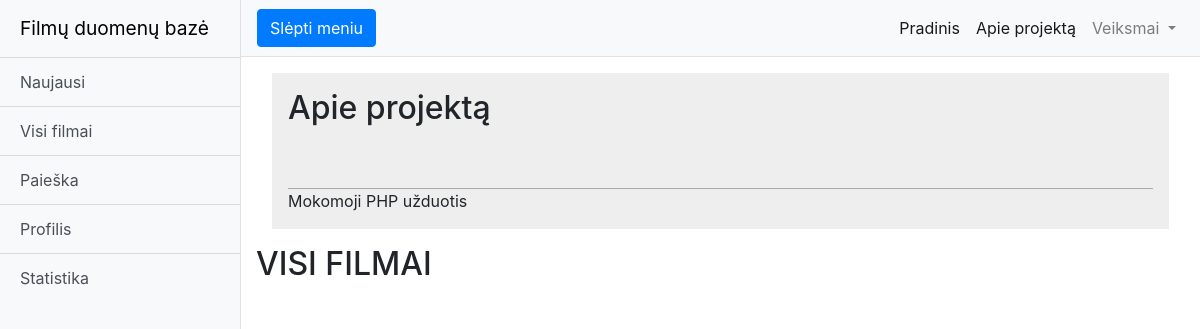
/?page=all, run on an earlier commit of the app's database.
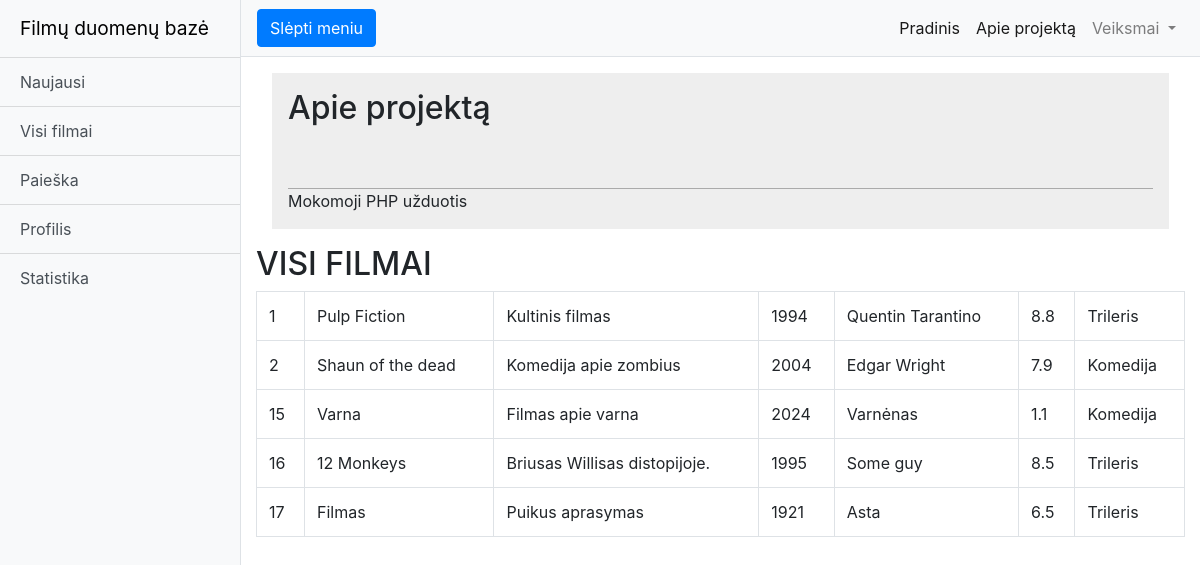
And on a later commit of the database.
### tables this page shows
CREATE TABLE `movies` (
  `id` int(11) NOT NULL,
  `title` varchar(255) DEFAULT NULL,
  `description` varchar(255) DEFAULT NULL,
  `director` varchar(100) DEFAULT NULL,
  `year` varchar(45) DEFAULT NULL,
  `imdb` decimal(2,1) DEFAULT NULL,
  `genre_id` int(11) DEFAULT NULL
);

CREATE TABLE `genres` (
  `id` int(11) NOT NULL,
  `genre_name` varchar(100) NOT NULL
);

### index.php (called while the page is built, shortened)
<?php
include "inc/links.php";
require_once "templates/".ACTIVE_TEMPLATE."/index.view.php";

### inc/links.php (called while the page is built)
<?php
$menus = [
    "mainNavigation" => [
        "newest" => "Naujausi",
        "all" => "Visi filmai",
        "search" => "Paieška",
        "profile" => "Profilis",
        "statistics" => "Statistika"
        ],
    "sideNavigation" => [
        "/" => "Pradinis",
        "about" => "Apie projektą",
        "controls" => [
            "categoryControl" => "Kategorijų valdymas",
            "add" => "Pridėti filmą",
            "movieControl" => "Filmų valdymas",
            "logOf" => "Atsijungti"
            ]
    ]
];

### templates/main/pages/all_movie.page.php (the view)
<h2>VISI FILMAI</h2>
<?php
try {
    if ($conn) {
        $stmt = $conn->query("SELECT movies.id, title, description, year, director, imdb, genre_name
                                        FROM movies
                                        JOIN genres ON movies.genre_id = genres.id");
        $movies = $stmt->fetchAll();
    }
} catch (PDOException $e) {
    echo $e->getMessage();
}
?>
<table class="table table-bordered">
  <tr>
    <?php foreach ($movies as $movie): ?>
      <tr>
        <td><?= $movie["id"] ?></td>
        <td><?= ucfirst($movie["title"]) ?></td>
        <td><?= ucfirst($movie["description"]) ?></td>
        <td><?= ucfirst($movie["year"]) ?></td>
        <td><?= ucfirst($movie["director"]) ?></td>
        <td><?= $movie["imdb"] ?></td>
        <td><?= ucfirst($movie["genre_name"]) ?></td>
      </tr>
    <?php endforeach; ?>
  </tr>
</table>

### templates/main/index.view.php (shortened to what this page needs)
<!DOCTYPE html>
<html lang="en">
<head>
  <link href="templates/<?=ACTIVE_TEMPLATE?>/css/bootstrap.min.css" rel="stylesheet">
  <link href="templates/<?=ACTIVE_TEMPLATE?>/css/simple-sidebar.css" rel="stylesheet">
  <link href="templates/<?=ACTIVE_TEMPLATE?>/css/styles.css" rel="stylesheet">
</head>
<body>
  <div class="d-flex" id="wrapper">
    <?php include "_partials/header.view.php" ?>
    <div id="page-content-wrapper">
      <?php include "_partials/sideNav.view.php" ?>
      <div class="container-fluid">
        <?php include "_partials/aboutBlock.view.php"?>
          <?php
          require $_SERVER["DOCUMENT_ROOT"].PATH_TO_ROUTER;
          ?>
      </div>
    </div>
  </div>
</body>
</html>

### templates/main/_partials/header.view.php
<div class="bg-light border-right" id="sidebar-wrapper">
    <div class="sidebar-heading"><a href="?page=/"><?= SITE_NAME ?></a></div>
    <?php include "mainNav.view.php" ?>
</div>

### templates/main/_partials/mainNav.view.php
<div class="list-group list-group-flush">
    <?php foreach ($menus["mainNavigation"] as $href => $menuItem): ?>
        <a href="?page=<?=$href?>" class="list-group-item list-group-item-action bg-light"><?=$menuItem?></a>
    <?php endforeach; ?>
</div>

### templates/main/_partials/sideNav.view.php (shortened to what this page needs)
<nav class="navbar navbar-expand-lg navbar-light bg-light border-bottom">
    <button class="btn btn-primary" id="menu-toggle">Slėpti meniu</button>
    <div class="collapse navbar-collapse" id="navbarSupportedContent">
        <ul class="navbar-nav ml-auto mt-2 mt-lg-0">
            <?php foreach ($menus["sideNavigation"] as $menuKey => $menuItem): ?>
            <?php if ($menuKey != "controls"): ?>
                <li class="nav-item active">
                    <a class="nav-link" href="?page=<?=$menuKey?>"><?= $menuItem ?><span class="sr-only">(current)</span></a>
                </li>
            <?php else: ?>
            <li class="nav-item dropdown">
                <a class="nav-link dropdown-toggle" href="#" id="navbarDropdown" role="button"
                   data-toggle="dropdown" aria-haspopup="true" aria-expanded="false">
                    Veiksmai
                </a>
                <?php endif; ?>
                <?php endforeach; ?>
            </li>
        </ul>
    </div>
</nav>

### templates/main/_partials/aboutBlock.view.php
<section class="about">
  <div class="row divide no-gutters">
    <div class="col">
      <h2>Apie projektą</h2>
    </div>
  </div>
  <div class="row">
    <div class="col">
      Mokomoji PHP užduotis
    </div>
  </div>
</section>

### router.php (shortened to what this page needs)
<?php
if (isset($_GET['page'])) {
    switch (htmlspecialchars($_GET['page'])) {
        case('all'):
            include ('templates/'.ACTIVE_TEMPLATE.'/pages/all_movie.page.php');
            break;
    }
}

### templates/main/css/simple-sidebar.css (style rules this page uses)
body { overflow-x: hidden; }
#sidebar-wrapper { min-height: 100vh; margin-left: -15rem; -webkit-transition: margin .25s ease-out; -moz-transition: margin .25s ease-out; -o-transition: margin .25s ease-out; transition: margin .25s ease-out; }
#sidebar-wrapper .sidebar-heading { padding: 0.875rem 1.25rem; font-size: 1.2rem; }
#sidebar-wrapper .list-group { width: 15rem; }
#page-content-wrapper { min-width: 100vw; }
@media (min-width: 768px) { #sidebar-wrapper { margin-left: 0; } }
@media (min-width: 768px) { #page-content-wrapper { min-width: 0; width: 100%; } }

### templates/main/css/styles.css (style rules this page uses)
.about { background-color: #eee; margin: 1rem; padding: 1rem; }
.about .divide { height: 100px; border-bottom: 1px solid #aaa; }
.sidebar-heading a, .sidebar-heading:hover { color: #000; text-decoration: none; }

What changed in the data, as far as the page shows it:
added movies: id "1", title "Pulp Fiction", description "Kultinis filmas", year "1994", director "Quentin Tarantino", imdb "8.8", genre.genre_name "Trileris"
added movies: id "2", title "Shaun of the dead", description "Komedija apie zombius", year "2004", director "Edgar Wright", imdb "7.9", genre.genre_name "Komedija"
added movies: id "15", title "Varna", description "Filmas apie varna", year "2024", director "Varnėnas", imdb "1.1", genre.genre_name "Komedija"
added movies: id "16", title "12 Monkeys", description "Briusas Willisas distopijoje.", year "1995", director "Some guy", imdb "8.5", genre.genre_name "Trileris"
added movies: id "17", title "Filmas", description "Puikus aprasymas", year "1921", director "Asta", imdb "6.5", genre.genre_name "Trileris"
